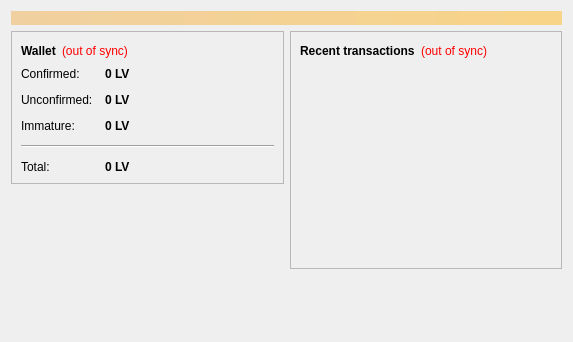
<?xml version="1.0" encoding="UTF-8"?>
<ui version="4.0">
 <class>OverviewPage</class>
 <widget class="QWidget" name="OverviewPage">
  <property name="geometry">
   <rect>
    <x>0</x>
    <y>0</y>
    <width>573</width>
    <height>342</height>
   </rect>
  </property>
  <property name="windowTitle">
   <string>Form</string>
  </property>
  <layout class="QVBoxLayout" name="topLayout">
   <item>
    <widget class="QLabel" name="labelAlerts">
     <property name="visible">
      <bool>false</bool>
     </property>
     <property name="styleSheet">
      <string notr="true">background-color: qlineargradient(x1: 0, y1: 0, x2: 1, y2: 0, stop:0 #F0D0A0, stop:1 #F8D488); color:#000000;</string>
     </property>
     <property name="wordWrap">
      <bool>true</bool>
     </property>
     <property name="margin">
      <number>3</number>
     </property>
    </widget>
   </item>
   <item>
    <layout class="QHBoxLayout" name="horizontalLayout" stretch="1,1">
     <item>
      <layout class="QVBoxLayout" name="verticalLayout_2">
       <item>
        <widget class="QFrame" name="frame">
         <property name="frameShape">
          <enum>QFrame::StyledPanel</enum>
         </property>
         <property name="frameShadow">
          <enum>QFrame::Raised</enum>
         </property>
         <layout class="QVBoxLayout" name="verticalLayout_4">
          <item>
           <layout class="QHBoxLayout" name="horizontalLayout_4">
            <item>
             <widget class="QLabel" name="label_5">
              <property name="font">
               <font>
                <weight>75</weight>
                <bold>true</bold>
               </font>
              </property>
              <property name="text">
               <string>Wallet</string>
              </property>
             </widget>
            </item>
            <item>
             <widget class="QLabel" name="labelWalletStatus">
              <property name="toolTip">
               <string>The displayed information may be out of date. Your wallet automatically synchronizes with the livefuturecoin network after a connection is established, but this process has not completed yet.</string>
              </property>
              <property name="styleSheet">
               <string notr="true">QLabel { color: red; }</string>
              </property>
              <property name="text">
               <string notr="true">(out of sync)</string>
              </property>
              <property name="alignment">
               <set>Qt::AlignLeading|Qt::AlignLeft|Qt::AlignVCenter</set>
              </property>
             </widget>
            </item>
            <item>
             <spacer name="horizontalSpacer_2">
              <property name="orientation">
               <enum>Qt::Horizontal</enum>
              </property>
              <property name="sizeHint" stdset="0">
               <size>
                <width>40</width>
                <height>20</height>
               </size>
              </property>
             </spacer>
            </item>
           </layout>
          </item>
          <item>
           <layout class="QFormLayout" name="formLayout_2">
            <property name="fieldGrowthPolicy">
             <enum>QFormLayout::AllNonFixedFieldsGrow</enum>
            </property>
            <property name="horizontalSpacing">
             <number>12</number>
            </property>
            <property name="verticalSpacing">
             <number>12</number>
            </property>
            <item row="0" column="0">
             <widget class="QLabel" name="label">
              <property name="text">
               <string>Confirmed:</string>
              </property>
             </widget>
            </item>
            <item row="0" column="1">
             <widget class="QLabel" name="labelBalance">
              <property name="font">
               <font>
                <weight>75</weight>
                <bold>true</bold>
               </font>
              </property>
              <property name="cursor">
               <cursorShape>IBeamCursor</cursorShape>
              </property>
              <property name="toolTip">
               <string>Your current spendable balance</string>
              </property>
              <property name="text">
               <string notr="true">0 LV</string>
              </property>
              <property name="textInteractionFlags">
               <set>Qt::LinksAccessibleByMouse|Qt::TextSelectableByKeyboard|Qt::TextSelectableByMouse</set>
              </property>
             </widget>
            </item>
            <item row="1" column="0">
             <widget class="QLabel" name="label_3">
              <property name="text">
               <string>Unconfirmed:</string>
              </property>
             </widget>
            </item>
            <item row="1" column="1">
             <widget class="QLabel" name="labelUnconfirmed">
              <property name="font">
               <font>
                <weight>75</weight>
                <bold>true</bold>
               </font>
              </property>
              <property name="cursor">
               <cursorShape>IBeamCursor</cursorShape>
              </property>
              <property name="toolTip">
               <string>Total of transactions that have yet to be confirmed, and do not yet count toward the spendable balance</string>
              </property>
              <property name="text">
               <string notr="true">0 LV</string>
              </property>
              <property name="textInteractionFlags">
               <set>Qt::LinksAccessibleByMouse|Qt::TextSelectableByKeyboard|Qt::TextSelectableByMouse</set>
              </property>
             </widget>
            </item>
            <item row="2" column="0">
             <widget class="QLabel" name="labelImmatureText">
              <property name="text">
               <string>Immature:</string>
              </property>
             </widget>
            </item>
            <item row="2" column="1">
             <widget class="QLabel" name="labelImmature">
              <property name="font">
               <font>
                <weight>75</weight>
                <bold>true</bold>
               </font>
              </property>
              <property name="toolTip">
               <string>Mined balance that has not yet matured</string>
              </property>
              <property name="text">
               <string notr="true">0 LV</string>
              </property>
              <property name="textInteractionFlags">
               <set>Qt::LinksAccessibleByMouse|Qt::TextSelectableByKeyboard|Qt::TextSelectableByMouse</set>
              </property>
             </widget>
            </item>
            <item row="4" column="0">
             <widget class="QLabel" name="labelTotalText">
              <property name="text">
               <string>Total:</string>
              </property>
             </widget>
            </item>
            <item row="4" column="1">
             <widget class="QLabel" name="labelTotal">
              <property name="font">
               <font>
                <weight>75</weight>
                <bold>true</bold>
               </font>
              </property>
              <property name="cursor">
               <cursorShape>IBeamCursor</cursorShape>
              </property>
              <property name="toolTip">
               <string>Your current total balance</string>
              </property>
              <property name="text">
               <string notr="true">0 LV</string>
              </property>
              <property name="textInteractionFlags">
               <set>Qt::LinksAccessibleByMouse|Qt::TextSelectableByKeyboard|Qt::TextSelectableByMouse</set>
              </property>
             </widget>
            </item>
            <item row="3" column="0" colspan="2">
             <widget class="Line" name="line">
              <property name="orientation">
               <enum>Qt::Horizontal</enum>
              </property>
             </widget>
            </item>
           </layout>
          </item>
         </layout>
        </widget>
       </item>
       <item>
        <spacer name="verticalSpacer">
         <property name="orientation">
          <enum>Qt::Vertical</enum>
         </property>
         <property name="sizeHint" stdset="0">
          <size>
           <width>20</width>
           <height>40</height>
          </size>
         </property>
        </spacer>
       </item>
      </layout>
     </item>
     <item>
      <layout class="QVBoxLayout" name="verticalLayout_3">
       <item>
        <widget class="QFrame" name="frame_2">
         <property name="frameShape">
          <enum>QFrame::StyledPanel</enum>
         </property>
         <property name="frameShadow">
          <enum>QFrame::Raised</enum>
         </property>
         <layout class="QVBoxLayout" name="verticalLayout">
          <item>
           <layout class="QHBoxLayout" name="horizontalLayout_2">
            <item>
             <widget class="QLabel" name="label_4">
              <property name="text">
               <string>&lt;b&gt;Recent transactions&lt;/b&gt;</string>
              </property>
             </widget>
            </item>
            <item>
             <widget class="QLabel" name="labelTransactionsStatus">
              <property name="toolTip">
               <string>The displayed information may be out of date. Your wallet automatically synchronizes with the livefuturecoin network after a connection is established, but this process has not completed yet.</string>
              </property>
              <property name="styleSheet">
               <string notr="true">QLabel { color: red; }</string>
              </property>
              <property name="text">
               <string notr="true">(out of sync)</string>
              </property>
              <property name="alignment">
               <set>Qt::AlignRight|Qt::AlignTrailing|Qt::AlignVCenter</set>
              </property>
             </widget>
            </item>
            <item>
             <spacer name="horizontalSpacer">
              <property name="orientation">
               <enum>Qt::Horizontal</enum>
              </property>
              <property name="sizeHint" stdset="0">
               <size>
                <width>40</width>
                <height>20</height>
               </size>
              </property>
             </spacer>
            </item>
           </layout>
          </item>
          <item>
           <widget class="QListView" name="listTransactions">
            <property name="styleSheet">
             <string notr="true">QListView { background: transparent; }</string>
            </property>
            <property name="frameShape">
             <enum>QFrame::NoFrame</enum>
            </property>
            <property name="verticalScrollBarPolicy">
             <enum>Qt::ScrollBarAlwaysOff</enum>
            </property>
            <property name="horizontalScrollBarPolicy">
             <enum>Qt::ScrollBarAlwaysOff</enum>
            </property>
            <property name="selectionMode">
             <enum>QAbstractItemView::NoSelection</enum>
            </property>
           </widget>
          </item>
         </layout>
        </widget>
       </item>
       <item>
        <spacer name="verticalSpacer_2">
         <property name="orientation">
          <enum>Qt::Vertical</enum>
         </property>
         <property name="sizeHint" stdset="0">
          <size>
           <width>20</width>
           <height>40</height>
          </size>
         </property>
        </spacer>
       </item>
      </layout>
     </item>
    </layout>
   </item>
  </layout>
 </widget>
 <resources/>
 <connections/>
</ui>
